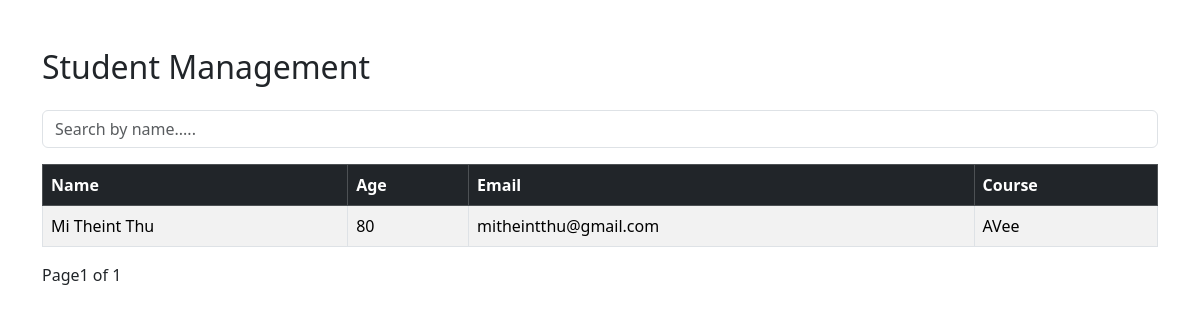
Before: / with the older database file.
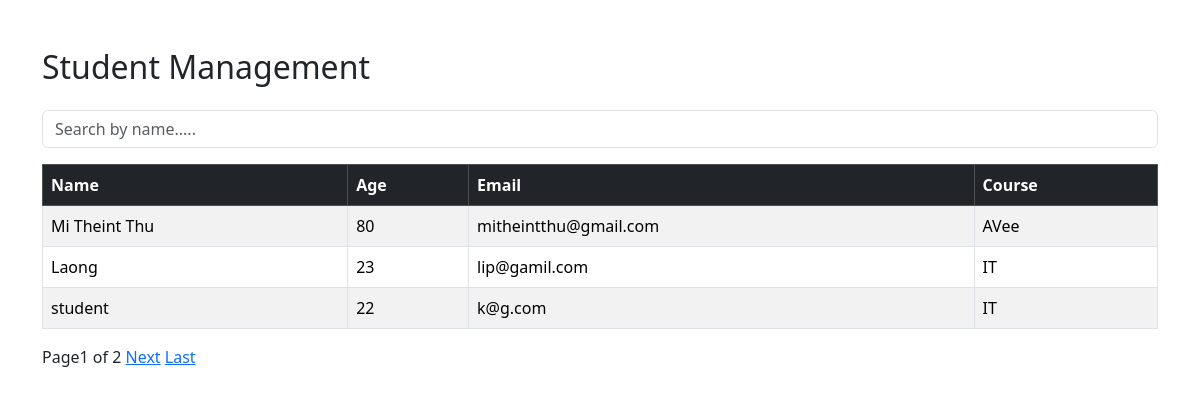
After: the same page with the newer database file.
### students/models.py (models this page shows, shortened)
class Student(models.Model):
    name = models.CharField(max_length=100)
    age = models.IntegerField()
    email = models.EmailField()
    course = models.CharField(max_length=100)

### students/views.py (the view)
# urls.py: path('', views.student_list, name='student_list'),
def student_list(request):
    query = request.GET.get('q')
    if query:
        students = Student.objects.filter(name__icontains=query)
    else:
        students = Student.objects.all()
    paginator = Paginator(students, 3)
    page_number = request.GET.get('page')
    students = paginator.get_page(page_number)
    return render(request, 'student.html', {'students': students})

### students/templates/student.html (shortened to what this page needs)
<!DOCTYPE html>
<html lang="en">
<head>
    <link href="https://cdn.jsdelivr.net/npm/bootstrap@5.3.2/dist/css/bootstrap.min.css" rel="stylesheet">
</head>
<body class="container mt-5">
    <h2 class="mb-4">Student Management</h2>
    <form method="Get" class="mb-3">
        <input type="text" name="q" class="form-control" placeholder="Search by name....." >
    </form>
    <table class="table table-bordered table-striped">
        <thead class="table-dark">
            <tr>
                <th>Name</th>
                <th>Age</th>
                <th>Email</th>
                <th>Course</th>
            </tr>
        </thead>
        <tbody>
            {% for student in students %}
            <tr>
                <td>{{ student.name }}</td>
                <td>{{ student.age }}</td>
                <td>{{ student.email }}</td>
                <td>{{ student.course }}</td>
            </tr>
            {% endfor %}
        </tbody>
    </table>
    <div class="mt-3">
        Page{{ students.number}} of {{students.paginator.num_pages}}
        {% if students.has_next %}
        <a href="?page={{ students.next_page_number }}">Next</a>
        <a href="?page={{ students.paginator.num_pages}}">Last</a>
        {% endif %}
    </div>
</body>
</html>

Changed rows visible on the page:
added Student: name "Laong", age "23", email "lip@gamil.com", course "IT"
added Student: name "student", age "22", email "k@g.com", course "IT"
Other visible differences:
{{ students.paginator.num_pages }}: "1" → "2"
text now shown: "Next Last"
